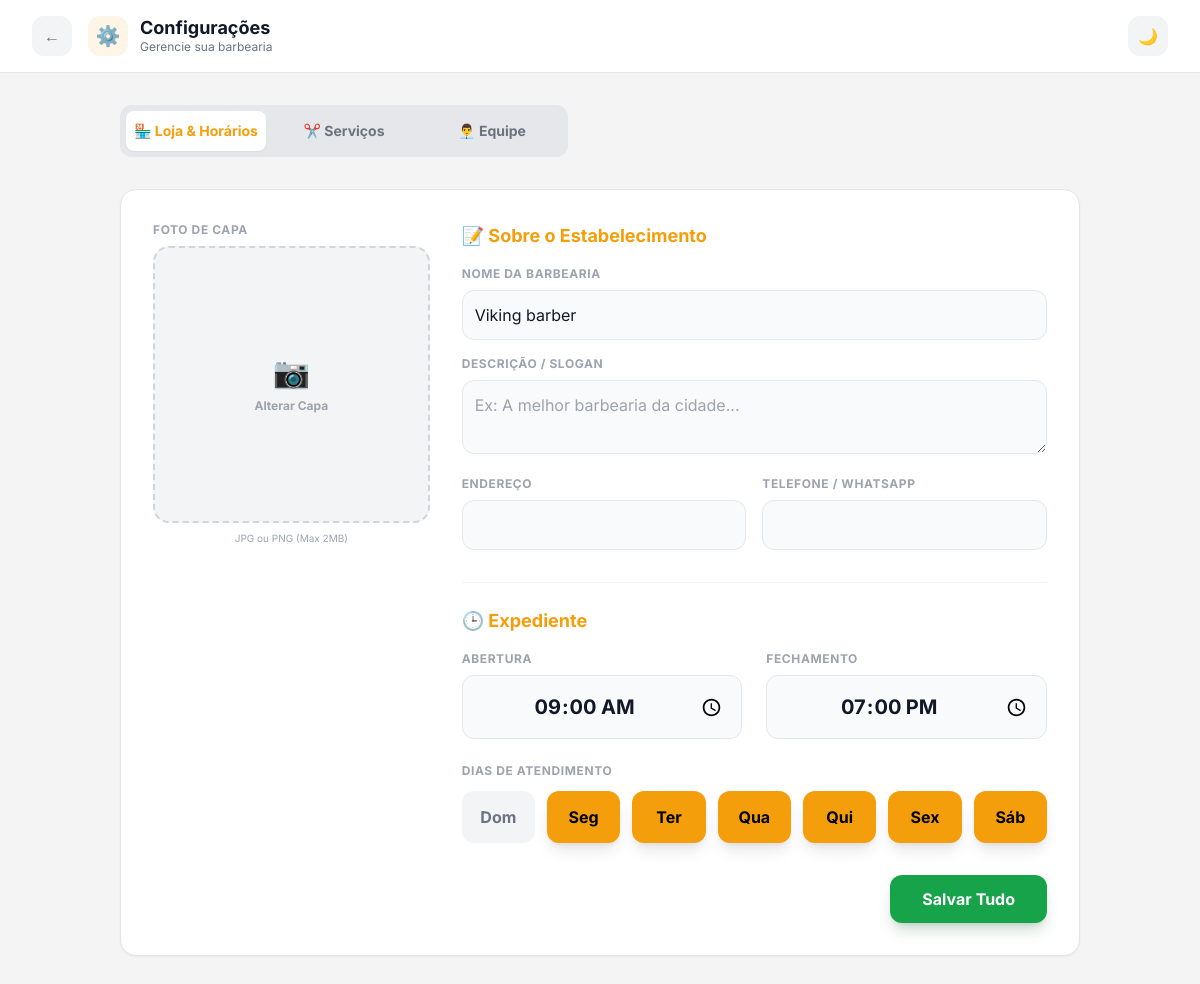
Page /configuracoes.php (signed in) on the committed database.
### tables this page shows
CREATE TABLE `estabelecimentos` (
  `id` int(11) NOT NULL,
  `nome_fantasia` varchar(100) NOT NULL,
  `descricao_curta` varchar(255) DEFAULT NULL,
  `endereco` varchar(255) DEFAULT NULL,
  `telefone` varchar(20) DEFAULT NULL,
  `foto_capa` varchar(500) DEFAULT NULL,
  `avaliacao` decimal(2,1) DEFAULT 5.0,
  `qtd_avaliacoes` int(11) DEFAULT 0,
  `faixa_preco` enum('$','$$','$$$') DEFAULT '$$',
  `tags` varchar(255) DEFAULT NULL,
  `status_conta` enum('ativo','suspenso','inadimplente') DEFAULT 'ativo',
  `data_vencimento` date NOT NULL,
  `criado_em` timestamp NOT NULL DEFAULT current_timestamp(),
  `categoria` enum('barbearia','salao','estetica','tatuagem','spa') DEFAULT 'barbearia',
  `horario_abertura` time DEFAULT '09:00:00',
  `horario_fechamento` time DEFAULT '19:00:00',
  `dias_funcionamento` varchar(255) DEFAULT '["1","2","3","4","5","6"]',
  `horario_almoco_inicio` time DEFAULT NULL,
  `horario_almoco_fim` time DEFAULT NULL
);

### configuracoes.php (the view, shortened to what this page needs)
<?php
require_once 'config/database.php';
$loja_id = $_SESSION['loja_id'];
$stmt = $pdo->prepare("SELECT * FROM estabelecimentos WHERE id=?");
$stmt->execute([$loja_id]); $loja = $stmt->fetch();
$dias_ativos = json_decode($loja['dias_funcionamento'] ?? '[]', true);
?>
<!DOCTYPE html>
<html lang="pt-br" class="dark">
<head>
    <script src="https://cdn.tailwindcss.com"></script>
</head>
<body class="bg-light-bg text-gray-900 dark:bg-dark-bg dark:text-white font-sans min-h-screen transition-colors duration-300">
    <nav class="bg-white dark:bg-dark-surface border-b border-light-border dark:border-dark-border px-4 md:px-8 py-4 sticky top-0 z-40">
        <div class="max-w-7xl mx-auto flex justify-between items-center gap-4">
            <div class="flex items-center gap-4">
                <a href="painel.php" class="w-10 h-10 flex items-center justify-center rounded-xl bg-gray-100 dark:bg-dark-border hover:bg-gold hover:text-black dark:hover:bg-gold dark:hover:text-black transition text-gray-500">←</a>
                <div class="flex items-center gap-3">
                    <div class="w-10 h-10 bg-gold/10 text-gold rounded-xl flex items-center justify-center text-xl">⚙️</div>
                    <div><h1 class="font-bold text-lg leading-tight">Configurações</h1><p class="text-xs text-gray-500">Gerencie sua barbearia</p></div>
                </div>
            </div>
            <button id="theme-toggle" class="w-10 h-10 flex items-center justify-center rounded-xl bg-gray-100 dark:bg-dark-border hover:text-gold transition text-gray-500"><span id="theme-icon">☀️</span></button>
        </div>
    </nav>
    <div class="max-w-5xl mx-auto p-4 md:p-8 pb-24">
        <div class="flex space-x-2 mb-8 bg-gray-200 dark:bg-dark-surface p-1.5 rounded-xl max-w-md mx-auto md:mx-0">
            <button onclick="mudarAba('dados')" id="tab-dados" class="flex-1 py-2.5 rounded-lg text-sm font-bold transition shadow-sm bg-white dark:bg-dark-border text-gold">🏪 Loja & Horários</button>
            <button onclick="mudarAba('servicos')" id="tab-servicos" class="flex-1 py-2.5 rounded-lg text-sm font-bold transition text-gray-500 hover:text-gray-900 dark:hover:text-white">✂️ Serviços</button>
            <button onclick="mudarAba('profissionais')" id="tab-profissionais" class="flex-1 py-2.5 rounded-lg text-sm font-bold transition text-gray-500 hover:text-gray-900 dark:hover:text-white">👨‍💼 Equipe</button>
        </div>
        <div id="content-dados" class="tab-content">
            <div class="bg-white dark:bg-dark-surface p-6 md:p-8 rounded-2xl border border-light-border dark:border-dark-border shadow-sm">
                <form method="POST" enctype="multipart/form-data">
                    <div class="grid grid-cols-1 md:grid-cols-3 gap-8">
                        <div class="md:col-span-1">
                            <label class="block text-xs font-bold text-gray-400 uppercase tracking-wider mb-2">Foto de Capa</label>
                            <div class="relative w-full aspect-square rounded-2xl overflow-hidden bg-gray-100 dark:bg-black/50 border-2 border-dashed border-gray-300 dark:border-dark-border group cursor-pointer" onclick="document.getElementById('input-capa').click()">
                                <?php
                                    $bgImage = !empty($loja['foto_capa']) ? $loja['foto_capa'] : '';
                                    $displayPlaceholder = empty($bgImage) ? 'flex' : 'hidden';
                                ?>
                                <div id="placeholder-capa" class="absolute inset-0 flex flex-col items-center justify-center text-gray-400 gap-2 <?= $displayPlaceholder ?>">
                                    <span class="text-3xl">📷</span>
                                    <span class="text-xs font-bold">Alterar Capa</span>
                                </div>
                            </div>
                            <p class="text-[10px] text-gray-400 mt-2 text-center">JPG ou PNG (Max 2MB)</p>
                        </div>
                        <div class="md:col-span-2">
                            <h3 class="font-bold text-lg mb-4 text-gold flex items-center gap-2">📝 Sobre o Estabelecimento</h3>
                            <div class="space-y-4 mb-8">
                                <div>
                                    <label class="block text-xs font-bold text-gray-400 uppercase tracking-wider mb-2">Nome da Barbearia</label>
                                    <input type="text" name="nome" value="<?= htmlspecialchars($loja['nome_fantasia']) ?>" class="w-full bg-gray-50 dark:bg-dark-bg border border-gray-200 dark:border-dark-border rounded-xl p-3 focus:border-gold outline-none transition dark:text-white">
                                </div>
                                <div>
                                    <label class="block text-xs font-bold text-gray-400 uppercase tracking-wider mb-2">Descrição / Slogan</label>
                                    <textarea name="descricao" rows="2" class="w-full bg-gray-50 dark:bg-dark-bg border border-gray-200 dark:border-dark-border rounded-xl p-3 focus:border-gold outline-none transition dark:text-white" placeholder="Ex: A melhor barbearia da cidade..."><?= htmlspecialchars($loja['descricao_curta'] ?? '') ?></textarea>
                                </div>
                                <div class="grid grid-cols-1 md:grid-cols-2 gap-4">
                                    <div>
                                        <label class="block text-xs font-bold text-gray-400 uppercase tracking-wider mb-2">Endereço</label>
                                        <input type="text" name="endereco" value="<?= htmlspecialchars($loja['endereco']) ?>" class="w-full bg-gray-50 dark:bg-dark-bg border border-gray-200 dark:border-dark-border rounded-xl p-3 focus:border-gold outline-none transition dark:text-white">
                                    </div>
                                    <div>
                                        <label class="block text-xs font-bold text-gray-400 uppercase tracking-wider mb-2">Telefone / WhatsApp</label>
                                        <input type="text" name="telefone" value="<?= htmlspecialchars($loja['telefone'] ?? '') ?>" class="w-full bg-gray-50 dark:bg-dark-bg border border-gray-200 dark:border-dark-border rounded-xl p-3 focus:border-gold outline-none transition dark:text-white">
                                    </div>
                                </div>
                            </div>
                            <div class="border-t border-gray-100 dark:border-dark-border my-6"></div>
                            <h3 class="font-bold text-lg mb-4 text-gold flex items-center gap-2">🕒 Expediente</h3>
                            <div class="grid grid-cols-2 gap-6 mb-6">
                                <div>
                                    <label class="block text-xs font-bold text-gray-400 uppercase tracking-wider mb-2">Abertura</label>
                                    <input type="time" name="abertura" value="<?= $loja['horario_abertura'] ?>" class="w-full bg-gray-50 dark:bg-dark-bg border border-gray-200 dark:border-dark-border rounded-xl p-4 text-xl font-bold text-center focus:border-gold outline-none transition dark:text-white">
                                </div>
                                <div>
                                    <label class="block text-xs font-bold text-gray-400 uppercase tracking-wider mb-2">Fechamento</label>
                                    <input type="time" name="fechamento" value="<?= $loja['horario_fechamento'] ?>" class="w-full bg-gray-50 dark:bg-dark-bg border border-gray-200 dark:border-dark-border rounded-xl p-4 text-xl font-bold text-center focus:border-gold outline-none transition dark:text-white">
                                </div>
                            </div>
                            <label class="block text-xs font-bold text-gray-400 uppercase tracking-wider mb-3">Dias de Atendimento</label>
                            <div class="grid grid-cols-4 md:grid-cols-7 gap-3 mb-8">
                                <?php $dias_semana = ['Dom', 'Seg', 'Ter', 'Qua', 'Qui', 'Sex', 'Sáb']; foreach($dias_semana as $k => $dia): $checked = in_array((string)$k, $dias_ativos) ? 'checked' : ''; ?>
                                <label class="cursor-pointer relative"><input type="checkbox" name="dias[]" value="<?= $k ?>" <?= $checked ?> class="peer sr-only"><div class="text-center py-3 rounded-xl border-2 border-transparent bg-gray-100 dark:bg-dark-bg text-gray-500 font-bold peer-checked:bg-gold peer-checked:text-black peer-checked:shadow-lg transition-all hover:bg-gray-200 dark:hover:bg-dark-border"><?= $dia ?></div></label>
                                <?php endforeach; ?>
                            </div>
                            <div class="flex justify-end">
                                <button type="submit" class="bg-green-600 hover:bg-green-500 text-white font-bold py-3 px-8 rounded-xl transition shadow-lg shadow-green-900/20 w-full md:w-auto">Salvar Tudo</button>
                            </div>
                        </div>
                    </div>
                </form>
            </div>
        </div>
    </div>
</body>
</html>

### rows in the picture
estabelecimentos: nome "Viking barber", abertura "09:00:00", fechamento "19:00:00"

### other values in the picture
$dia "Dom"
$dia "Seg"
$dia "Ter"
$dia "Qua"
$dia "Qui"
$dia "Sex"
$dia "Sáb"
